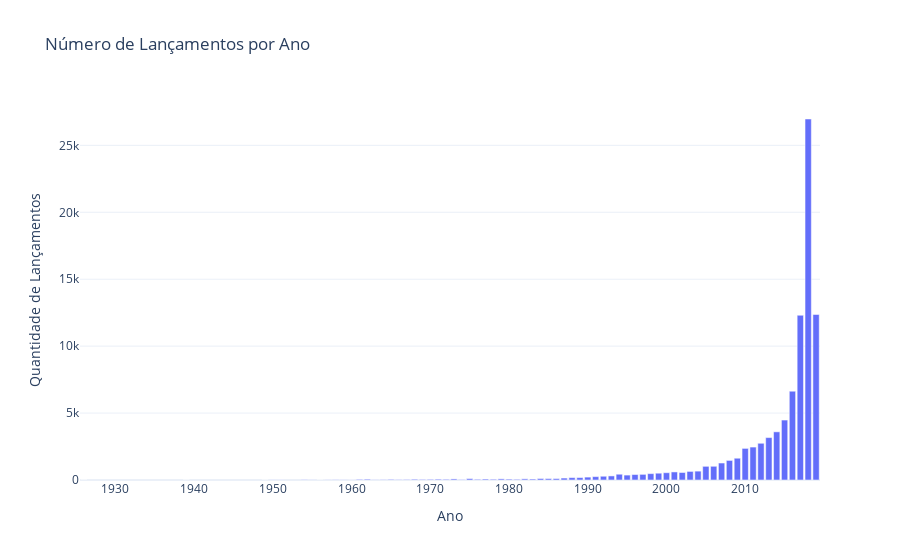

Write notebook code for a chart like this one.
### Code cell
db_final['release_year'] = pd.to_datetime(db_final['release_date']).dt.year
year_counts = db_final['release_year'].value_counts().reset_index()
year_counts.columns = ['Year', 'Count']

fig = px.bar(
    year_counts,
    x='Year',
    y='Count',
    title='Número de Lançamentos por Ano ',
    labels={'Year': 'Ano', 'Count': 'Quantidade de Lançamentos'},)

fig.update_layout(template='plotly_white')

fig.show()

### Figure 1 — Plotly figure (JSON) as saved in the notebook; plotly's stock layout.template omitted (floating-point values rounded to 4 significant figures)
{"data": [{"hovertemplate": "Ano=%{x}<br>Quantidade de Lançamentos=%{y}<extra></extra>", "legendgroup": "", "marker": {"color": "#636efa", "pattern": {"shape": ""}}, "name": "", "orientation": "v", "showlegend": false, "textposition": "auto", "type": "bar", "x": [2018.0, 2019.0, 2017.0, 2016.0, 2015.0, 2014.0, 2013.0, 2012.0, 2011.0, 2010.0, 2009.0, 2008.0, 2007.0, 2006.0, 2005.0, 2004.0, 2003.0, 2001.0, 2002.0, 2000.0, 1999.0, 1998.0, 1994.0, 1997.0, 1996.0, 1995.0, 1993.0, 1992.0, 1991.0, 1990.0, 1989.0, 1988.0, 1987.0, 1984.0, 1986.0, 1985.0, 1975.0, 1982.0, 1979.0, 1973.0, 1983.0, 1977.0, 1980.0, 1971.0, 1962.0, 1968.0, 1978.0, 1976.0, 1972.0, 1981.0, 1970.0, 1961.0, 1965.0, 1969.0, 1967.0, 1974.0, 1966.0, 1964.0, 1954.0, 1958.0, 1963.0, 1959.0, 1957.0, 1950.0, 1955.0, 1951.0, 1960.0, 1926.0, 1939.0, 1956.0, 1949.0], "xaxis": "x", "y": [26970, 12365, 12308, 6633, 4479, 3599, 3169, 2744, 2460, 2361, 1627, 1463, 1268, 1024, 1021, 663, 641, 602, 560, 545, 507, 476, 431, 421, 408, 367, 304, 280, 252, 216, 180, 177, 145, 111, 105, 104, 103, 87, 85, 80, 71, 71, 65, 61, 60, 57, 56, 52, 52, 51, 49, 48, 48, 43, 39, 35, 29, 28, 24, 20, 16, 13, 13, 12, 12, 10, 7, 1, 1, 1, 1], "yaxis": "y"}], "layout": {"barmode": "relative", "legend": {"tracegroupgap": 0}, "title": {"text": "Número de Lançamentos por Ano "}, "xaxis": {"anchor": "y", "domain": [0, 1], "title": {"text": "Ano"}}, "yaxis": {"anchor": "x", "domain": [0, 1], "title": {"text": "Quantidade de Lançamentos"}}}}
